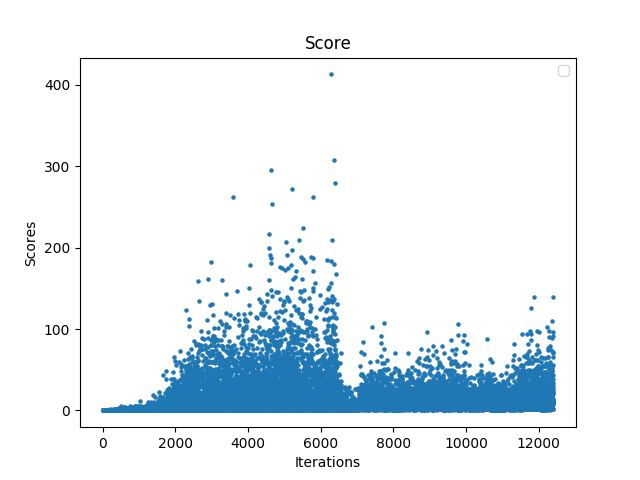

Source code (Python):
import numpy as np
import sys
import matplotlib.pyplot as plt

dataset = np.loadtxt(sys.argv[1], delimiter=',')
# split into input (X) and output (Y) variables
x = dataset[:,0]
y = dataset[:,1] 
# plotting points as a scatter plot
plt.scatter(x, y, s=1)
 
# x-axis label
plt.xlabel('Iterations')
# frequency label
plt.ylabel('Scores')
# plot title
plt.title('Score')
# showing legend
plt.legend()
 
# function to show the plot
plt.savefig('plot'+sys.argv[1].split(".")[0]+'.png')
plt.show()

